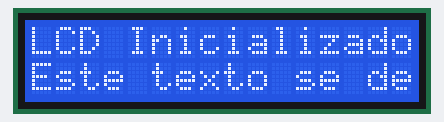
A program run on a simulated Raspberry Pi (BCM pin numbers). Shown: 16×2 character LCD. At 29.7 s the program stops and its outputs stay as they are.

Above: at 0.21 s.
At 3.66 s:
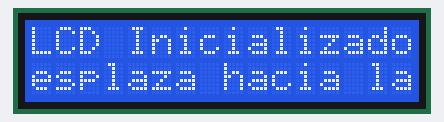
At 7.35 s:
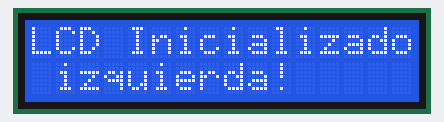
At 14.71 s:
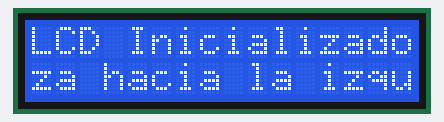
At 22.06 s:
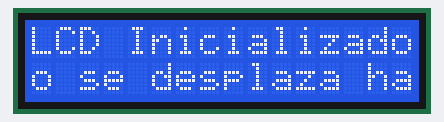
At 29.42 s:
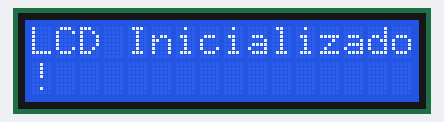

The program:

main.py
```python
# main.py
from lcd_utils import LCDController

def main():
    lcd = LCDController()
    try:
        lcd.clear()
        lcd.write("LCD Inicializado", line=0)
        lcd.scroll_text(
            "Este texto se desplaza hacia la izquierda!",
            line=1,
            delay=0.2,
            repeat=3
        )
    except Exception as e:
        print(f"Error: {e}")
    finally:
        lcd.close()

if __name__ == "__main__":
    main()
```

lcd_utils.py
```python
# lcd_utils.py
from RPLCD.i2c import CharLCD
import time

class LCDController:
    def __init__(self, address=0x27, cols=16, rows=2):
        self.lcd = CharLCD(
            i2c_expander='PCF8574',
            address=address,
            port=1,
            cols=cols,
            rows=rows,
            charmap='A00',
            auto_linebreaks=True
        )
        self.cols = cols
        self.rows = rows

    def clear(self):
        self.lcd.clear()

    def write(self, text, line=0):
        self.lcd.cursor_pos = (line, 0)
        self.lcd.write_string(text.ljust(self.cols))

    def scroll_text(self, text, line=0, delay=0.3, repeat=1):
        scroll_text = text + " " * self.cols
        for _ in range(repeat):
            for i in range(len(scroll_text) - self.cols + 1):
                self.write(scroll_text[i:i+self.cols], line)
                time.sleep(delay)

    def close(self):
        self.lcd.close(clear=True)
```
